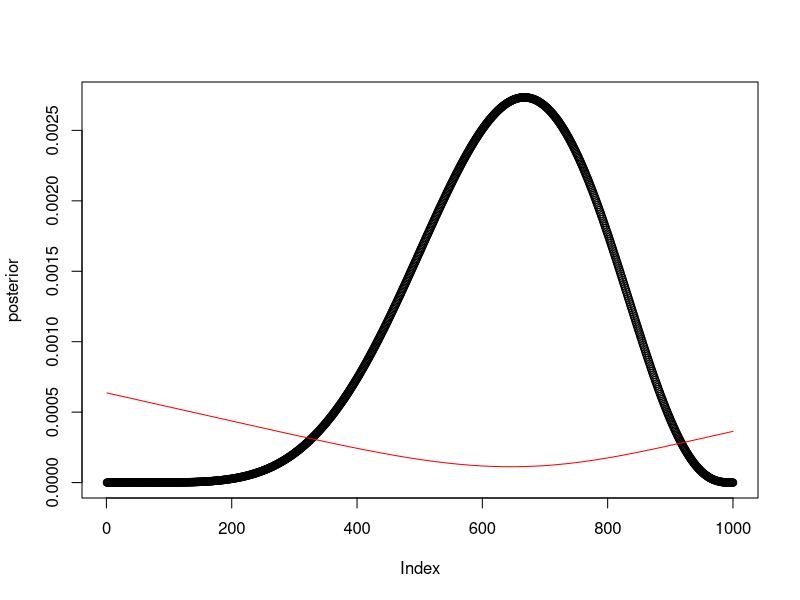
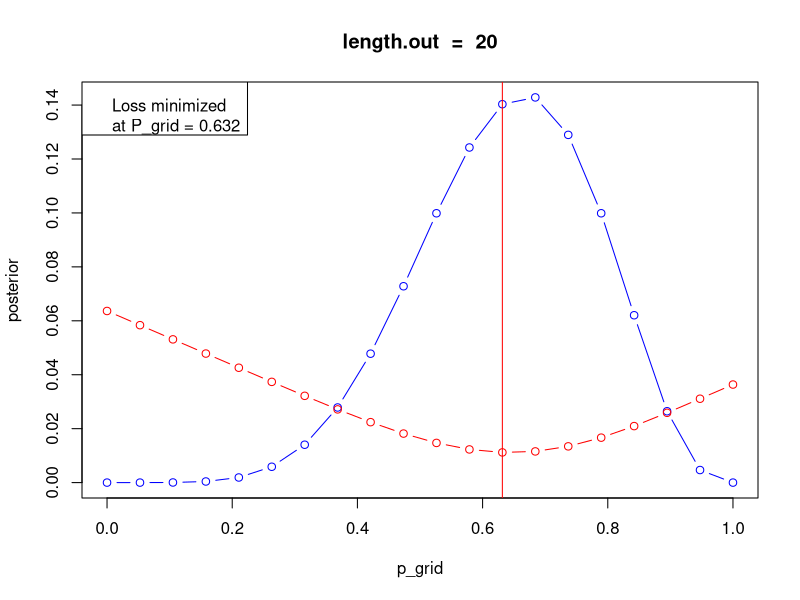
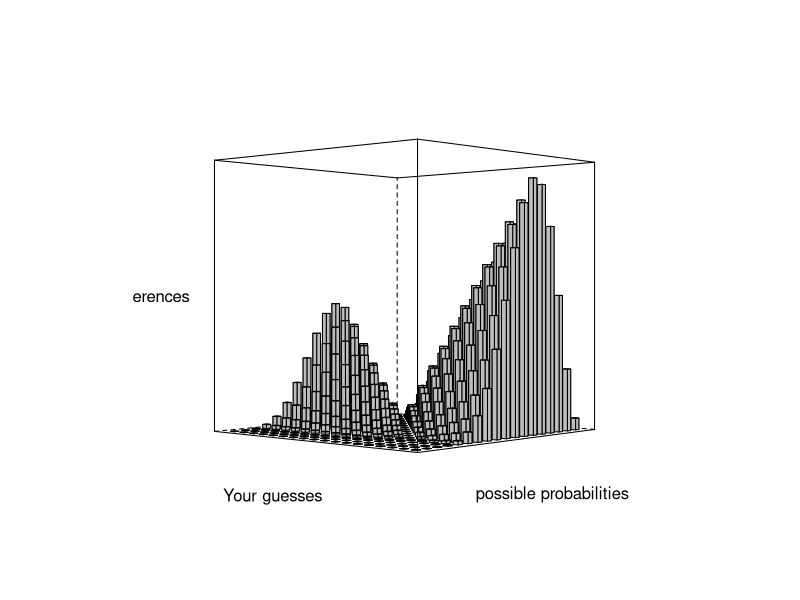
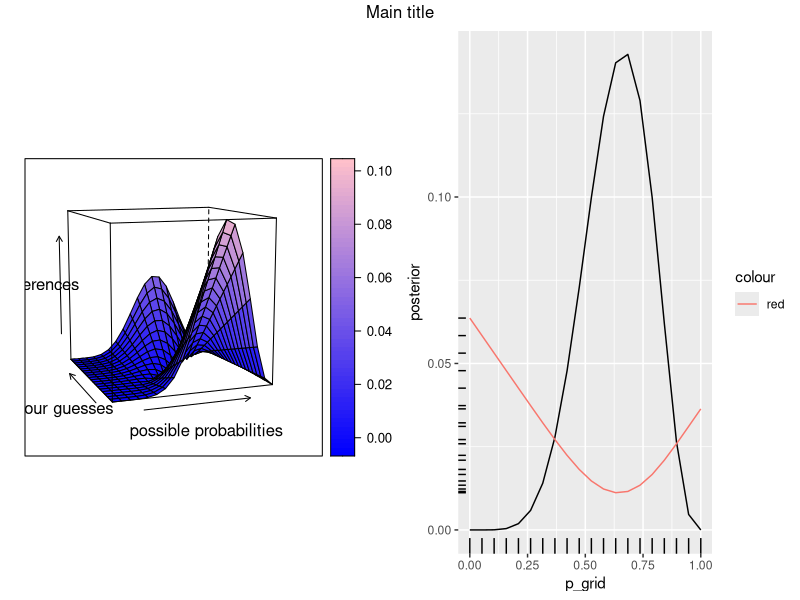

Reproduce these figures in R, in order.
#the moral of this work below is that this code

#loss<-sapply(p_grid,function(d) sum(posterior*abs(d-p_grid)))

##creates a matrix of differences of p_grid, multiplies each element in this matrix by corresponding posterior to weight each of those items, then sums them by coloum to create a vector of loss estimates for each value of p_grid.  

library(tidyr)
library(dplyr)
library(ggplot2)
library(latticeExtra)
library(gridExtra)

p_grid <-seq(0,1,length.out=1000)
prior<- rep(1,1000)
likelihood<-dbinom(6,9,prob=p_grid)
posterior<-likelihood*prior
posterior<-posterior/sum(posterior)

samples<-sample(p_grid,1e4,prob=posterior,replace=T)
plot(posterior)

loss<-sapply(p_grid,function(d) sum(posterior*abs(d-p_grid)))
lines(loss/1000,col='red')
p_grid[which.min(loss)]
median(samples)
mean(samples)

length(samples)


############
n=20
p_grid <-seq(0,1,length.out=n)
prior<- rep(1,n)
likelihood<-dbinom(6,9,prob=p_grid)
posterior<-likelihood*prior
posterior<-posterior/sum(posterior)
unst.posterior<-likelihood*prior

Calculate_loss<-function(d) {
  for (i in 1:length(d)) {
    return((abs(d[i]-p_grid)))   #this creates a matrix of p_grid differences; diagnol == zero
  } 
  }

loss<-sapply(p_grid,Calculate_loss) #this creates The matrix
unst.posterior   #for output comp
loss  #for output comp
posterior*loss  #notice that the vector posterior multiplies column by col, not by row, so transpose in head,

loss.1<-apply(loss,2,sum) # collapses grid into vector, the final desired output
#note the above if you change from 2 to 1 (col to row) eval, you flip the loss curve

loss.2<-sapply(p_grid,function(d) sum(posterior*abs(d-p_grid))) #original formula from book

plot(posterior,x=p_grid,type='b',col='blue',main = paste("length.out  = ",length(p_grid)))
lines(loss.2/10,x=p_grid,type='b',col='red')
abline(v=p_grid[which.min(loss.2)],col='red')
graph_text<-paste("low P_grid",round(p_grid[which.min(loss.2)],3),"----->")
#text(y=.0005,x=.75,labels=graph_text)
legend ("topleft",paste("Loss minimized\nat P_grid =",round(p_grid[which.min(loss.2)],3)))




#the moral of the story.  The posterior curve is mirror/flipped, transposed so that each posterior score is fed through the columsn of the P_grid difference matrix.  This amplifies the deviation of guess to correct when big, but if the deviation of guess from correctis small, or zero, the posterior score will have very little, if any effect on the loss.  

#using ggplot and original data of n=100

df<-data_frame(p_grid,posterior)
p<-ggplot(df, aes(p_grid,posterior))
P<-p+geom_line()+geom_line(aes(y=loss.2/10,color='red'))+geom_rug(aes(x=p_grid,y=loss.2/10))

par(mfrow=c(1,2))
loss.df<-as_data_frame(loss)
colnames(loss.df)<-paste0("diff",seq(1,n))
tidy.loss.df<-loss.df %>% gather(difference,value)
tidy.loss.df<-cbind(p_grid,tidy.loss.df)
#loss.p<-ggplot(tidy.loss.df,aes(x=value))
#loss.p+geom_bar()+facet_wrap(~difference)




#see countourplot for density 
 cloud(posterior*loss,
       panel.3d.cloud=panel.3dbars, 
       col.facet='grey', 
      xbase=0.4, 
      ybase=0.4, 
#      scales=list(arrows=FALSE, col=1),
      screen = list(z = 48, x = -90, y=0),
      xlab = "possible probabilities",
      ylab = 'Your guesses',
      zlab = "differences",
      par.settings = list(axis.line = list(col = "transparent"))
      )
 
 wf<-wireframe(posterior*loss,
           drape=T,
           #light.source = c(10,10,10), 
           screen = list(z = 20, x = -80, y=0),
           xlab = "possible probabilities",
           ylab = 'Your guesses',
           zlab = "differences",
           col.regions = colorRampPalette(c("blue", "pink"))(100)
           )
 
 
 
 grid.arrange(wf, P, ncol=2, top = "Main title")
 
 
